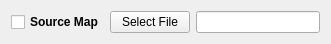
       <widget class="QWidget" name="layoutWidget_280">
        <property name="geometry">
         <rect>
          <x>260</x>
          <y>460</y>
          <width>331</width>
          <height>33</height>
         </rect>
        </property>
        <layout class="QHBoxLayout" name="horizontalLayout_306">
         <item>
          <widget class="QCheckBox" name="extractSourceMap">
           <property name="font">
            <font>
             <family>Arial</family>
             <pointsize>9</pointsize>
             <bold>true</bold>
            </font>
           </property>
           <property name="focusPolicy">
            <enum>Qt::NoFocus</enum>
           </property>
           <property name="text">
            <string>Source Map</string>
           </property>
           <property name="checkable">
            <bool>true</bool>
           </property>
           <property name="checked">
            <bool>false</bool>
           </property>
           <property name="autoRepeat">
            <bool>false</bool>
           </property>
           <property name="autoExclusive">
            <bool>false</bool>
           </property>
           <property name="tristate">
            <bool>false</bool>
           </property>
          </widget>
         </item>
         <item>
          <widget class="QPushButton" name="extractSourceMapSave">
           <property name="text">
            <string>Select File</string>
           </property>
          </widget>
         </item>
         <item>
          <widget class="QLineEdit" name="extractSourceMapSaveName">
           <property name="focusPolicy">
            <enum>Qt::NoFocus</enum>
           </property>
          </widget>
         </item>
        </layout>
       </widget>
